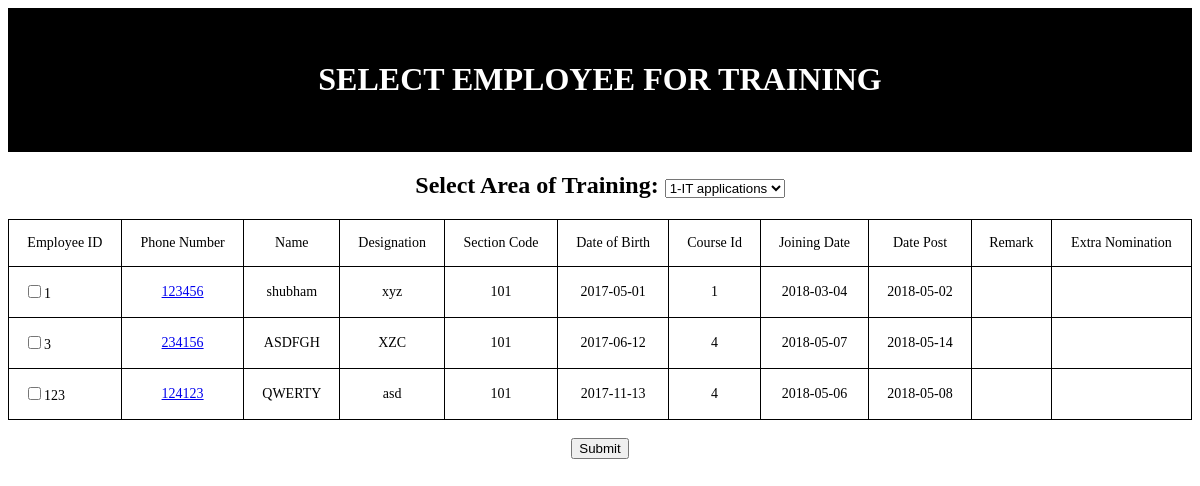
The app's page /section1.php?sec_code=101 with its own data.
### tables this page shows
CREATE TABLE `emp` (
  `id` int(5) NOT NULL,
  `pno` int(6) NOT NULL,
  `name` varchar(30) NOT NULL,
  `desg` varchar(10) NOT NULL,
  `sec_code` int(11) NOT NULL,
  `dob` date NOT NULL,
  `crs_id` int(4) DEFAULT NULL,
  `dt_apt_org` date NOT NULL,
  `dt_post` date NOT NULL,
  `remark` varchar(20) NOT NULL,
  `extra_nomination` tinyint(1) DEFAULT NULL
);

### section1.php (the view, shortened to what this page needs)
<!DOCTYPE html>
<html>
<body>
<header><h1>SELECT EMPLOYEE FOR TRAINING</h1></header>
<?php
$sec_code=$_GET['sec_code'];
$servername="localhost";
$username="root";
$password="";
$dbname="hrd";
$conn=mysqli_connect("$servername","$username","$password","$dbname");
$sql="select * from emp where sec_code=$sec_code";
$result=$conn->query($sql);
 echo"<table border='1'><td><center>Employee ID</center></td><td><center>Phone Number</center></td><td><center>Name</center></td><td><center>Designation</center></td><td><center>Section Code</center></td><td><center>Date of Birth</center></td><td><center>Course Id</center></td><td><center>Joining Date</center></td><td><center>Date Post</center></td><td><center>Remark</center></td><td><center>Extra Nomination</center></td>";
echo "<form action='section2.php' method='post'>";
if($result->num_rows>0)
{
   while($row=$result->fetch_assoc())
   {
       echo"<tr><td><input type=checkbox name=check_list[] value=".$row["id"].">"
	   .$row["id"]."</td><td><a href='previous.php?pno=".$row['pno'].
		   "' target='_blank'><center>".$row['pno']." </center> </a></td><td><center>".$row["name"]."</center></td><td><center>".$row["desg"]."</center></td><td><center>".$row["sec_code"]."</center></td><td><center>".$row["dob"]."</center></td><td><center>".$row["crs_id"]."</center></td><td><center>".$row["dt_apt_org"]."</center></td><td><center>".$row["dt_post"]."</center></td><td><center>".$row["remark"]."</center></td><td><center>".$row["extra_nomination"]."</center></td></tr>";
   }
}
else
{
echo"0 results";
}
$query = "SELECT crs_id, crs_name FROM trg_calender";
echo"<h2><center>Select Area of Training:  ";
echo'<select class="form7" value="course_ID" name="course_name" /></center>';
$result=$conn->query($query);
if($result->num_rows>0)
{
   while($row=$result->fetch_assoc())
   {
       echo'<option value='.$row['crs_id'].'name="course_ID">'.$row['crs_id'].'-'.$row['crs_name'].'</option>';
   }
}
echo"</table>";
echo "<br><center><input type=submit value=Submit></center><br>";
?>
</body>
</html>

### section1.php (style rules this page uses)
table { border-collapse:collapse; }
table,td,th { border:1px solid black; }
header, footer { padding: 2em; color: white; background-color: black; clear: left; text-align: center; }
table { border-collapse: collapse; width: 100%; font-family: verdana; font-size: 14px; }
th, td { padding: 15px; }
h1 { font-size: 1.5 cm; }

### records on screen
emp: id "1", pno "123456", name "shubham", desg "xyz", sec_code "101", dob "2017-05-01", crs "1", dt_apt_org "2018-03-04", dt_post "2018-05-02"
emp: id "3", pno "234156", name "ASDFGH", desg "XZC", sec_code "101", dob "2017-06-12", crs "4", dt_apt_org "2018-05-07", dt_post "2018-05-14"
emp: id "123", pno "124123", name "QWERTY", desg "asd", sec_code "101", dob "2017-11-13", crs "4", dt_apt_org "2018-05-06", dt_post "2018-05-08"

### other values on screen
form field course_name "1-IT applications"
